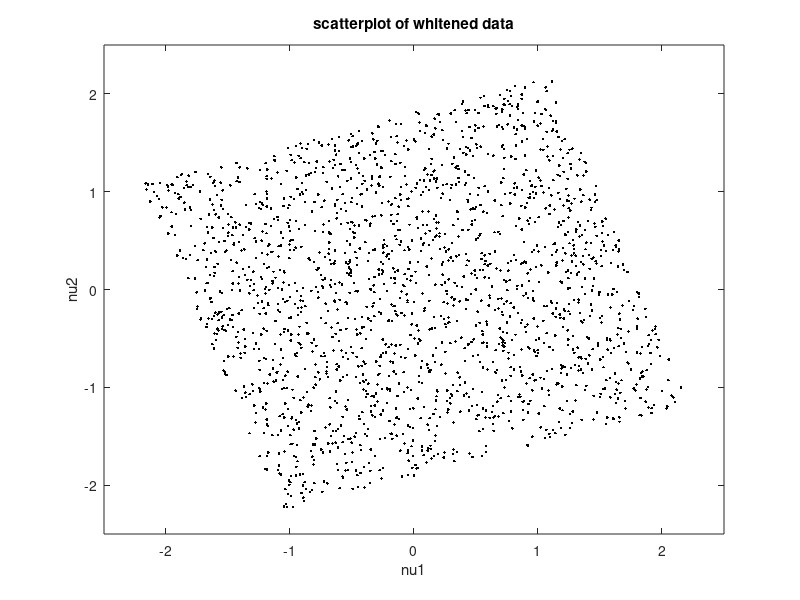
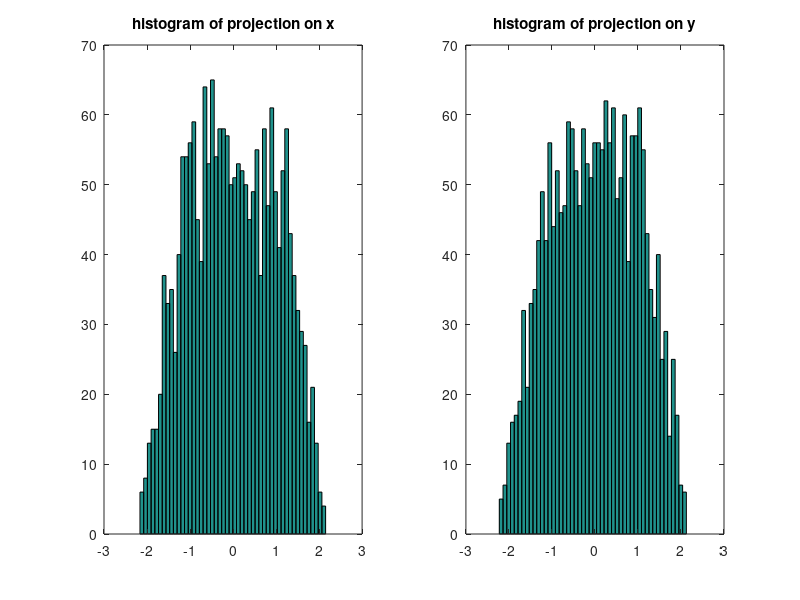

The MATLAB source for these figures, in order:
%Whitening of scatterplot of two random (uniform) signals

%two uniformly random sources,
N=2000;
s1=rand(1,N); s1=2*(s1-mean(s1)); %zero-mean
s2=rand(1,N); s2=2*(s2-mean(s2)); %"  "  "
vr1=var(s1); s1=s1/sqrt(vr1); %variance=1
vr2=var(s2); s2=s2/sqrt(vr2); %"  "  "

s=[s1;s2]; %combine sources

N=length(s1); 
M=[0.2 0.8; 0.4 0.6]; %example of mixing matrix
x=M*s; %mixed signals

Sx=cov(x');
[U,L]=eig(Sx); %eigenvector and diagonal of eigenvalues
l1=L(1,1); l2=L(2,2); 
sqL=[1/sqrt(l1) 0; 0 1/sqrt(l2)];
Q=U*sqL*U'; %whitening matrix
nu=Q*x; %data whitening

% display
%scatterplot of whitened data
figure(1)
plot(nu(1,:),nu(2,:),'k.'); 
axis([-2.5 2.5 -2.5 2.5]);
title('scatterplot of whitened data');
xlabel('nu1'); ylabel('nu2');

%histograms of projections on x and y axes
figure(2)
subplot(1,2,1)
hist(nu(1,:),50);
title('histogram of projection on x');
subplot(1,2,2)
hist(nu(2,:),50);
title('histogram of projection on y');

%print covariance matrix of whitened data
Snu=cov(nu')
